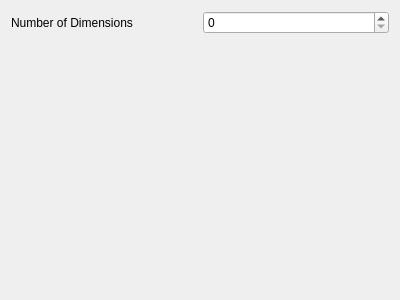
<?xml version="1.0" encoding="UTF-8"?>
<ui version="4.0">
 <class>Form</class>
 <widget class="QWidget" name="Form">
  <property name="geometry">
   <rect>
    <x>0</x>
    <y>0</y>
    <width>400</width>
    <height>300</height>
   </rect>
  </property>
  <property name="windowTitle">
   <string>Form</string>
  </property>
  <layout class="QGridLayout" name="gridLayout">
   <item row="1" column="2">
    <widget class="QSpinBox" name="spinBox"/>
   </item>
   <item row="1" column="1">
    <widget class="QLabel" name="label">
     <property name="text">
      <string>Number of Dimensions</string>
     </property>
    </widget>
   </item>
   <item row="2" column="1" colspan="2">
    <widget class="DimensionEditor" name="widget" native="true"/>
   </item>
  </layout>
 </widget>
 <customwidgets>
  <customwidget>
   <class>DimensionEditor</class>
   <extends>QWidget</extends>
   <header>DimensionEditor.h</header>
   <container>1</container>
   <slots>
    <slot>changeDimensions(int)</slot>
   </slots>
  </customwidget>
 </customwidgets>
 <resources/>
 <connections>
  <connection>
   <sender>spinBox</sender>
   <signal>valueChanged(int)</signal>
   <receiver>widget</receiver>
   <slot>changeDimensions(int)</slot>
   <hints>
    <hint type="sourcelabel">
     <x>247</x>
     <y>31</y>
    </hint>
    <hint type="destinationlabel">
     <x>253</x>
     <y>96</y>
    </hint>
   </hints>
  </connection>
 </connections>
</ui>
